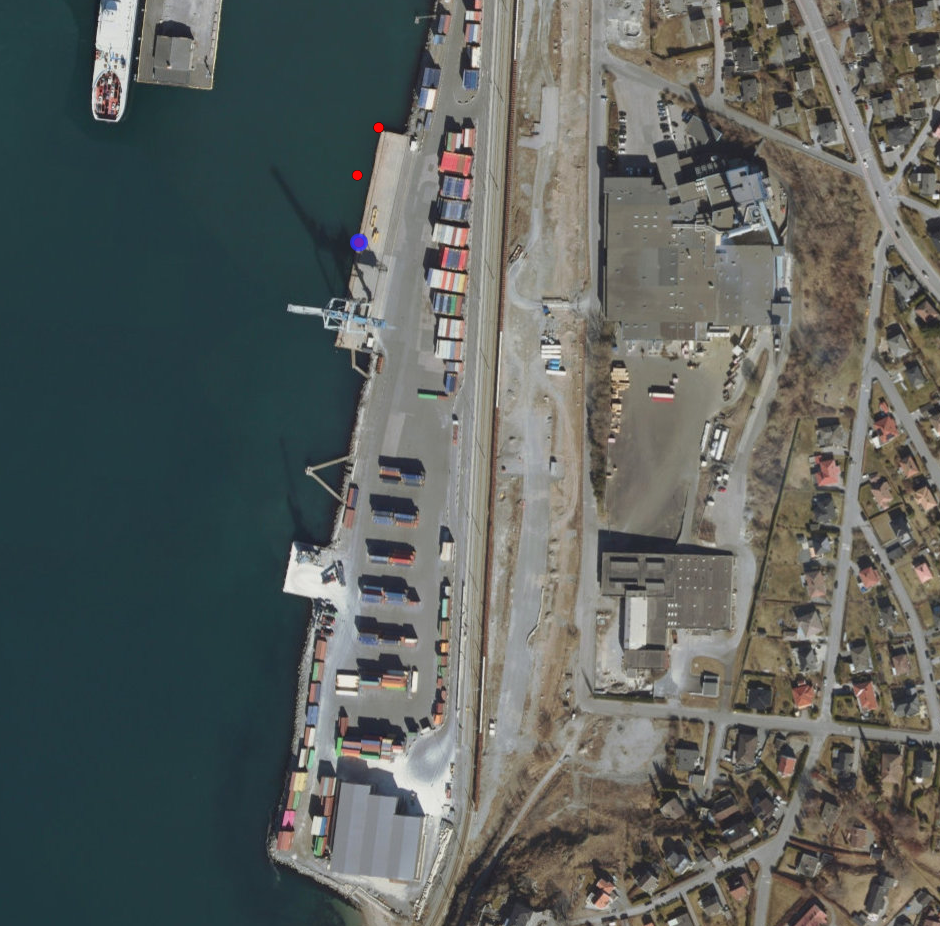
#> input picture data/port_close_image.PNG, 940 x 926 px, found by its file name
$ python edge_violation.py
#> lines starting #> are read from the running program, lines starting #| are printed output that depends on the picture; after the words box and inside, x2 and y2 are one past the last pixel; in counts of white or black regions, pixels touching at a corner belong together
import cv2
import numpy as np
import matplotlib.pyplot as plt

# Function to check if two line segments intersect
def do_intersect(p1, p2, q1, q2):
    """
    Check if the line segment (p1, p2) intersects with (q1, q2)
    """
    def orientation(p, q, r):
        val = (q[1] - p[1]) * (r[0] - q[0]) - (q[0] - p[0]) * (r[1] - q[1])
        if val == 0:
            return 0  # Collinear
        return 1 if val > 0 else 2  # Clockwise or Counterclockwise

    def on_segment(p, q, r):
        if min(p[0], r[0]) <= q[0] <= max(p[0], r[0]) and min(p[1], r[1]) <= q[1] <= max(p[1], r[1]):
            return True
        return False

    o1 = orientation(p1, p2, q1)
    o2 = orientation(p1, p2, q2)
    o3 = orientation(q1, q2, p1)
    o4 = orientation(q1, q2, p2)

    # General case
    if o1 != o2 and o3 != o4:
        return True

    # Special cases (collinear points)
    if o1 == 0 and on_segment(p1, q1, p2): return True
    if o2 == 0 and on_segment(p1, q2, p2): return True
    if o3 == 0 and on_segment(q1, p1, q2): return True
    if o4 == 0 and on_segment(q1, p2, q2): return True

    return False

# Function to check if a line between two points intersects any container
def is_feasible_arc(node1, node2, containers):
    """
    Check if the edge between node1 and node2 intersects any container.
    Containers are defined as rectangles with two diagonal corners.
    """
    for container in containers:
        (cx0, cy0), (cx1, cy1) = container  # Get the diagonal corners of the container

        # Define the edges of the container (rectangle)
        rectangle_edges = [
            ((cx0, cy0), (cx1, cy0)),  # Top edge
            ((cx0, cy1), (cx1, cy1)),  # Bottom edge
            ((cx0, cy0), (cx0, cy1)),  # Left edge
            ((cx1, cy0), (cx1, cy1))   # Right edge
        ]

        # Check if the edge between node1 and node2 intersects any rectangle edge
        for rect_edge in rectangle_edges:
            if do_intersect(node1, node2, rect_edge[0], rect_edge[1]):
                return False  # The edge intersects a container, so it's not feasible

    return True  # No intersections, the arc is feasible

# Load the image
image_path = './data/port_close_image.png'  # Replace with the correct path
img = cv2.imread(image_path)
#> img is the input picture: shape (926, 940, 3); mean B, G, R 93.5, 96.8, 92

# List of container corners (you can manually define or mark them using mouse events)
container_corners = [((447, 135), (467, 199)), ((468, 72), (477, 91)), ((470, 12), (479, 66)), ((426, 68), (435, 88)), ((420, 87), (432, 110)), ((440, 35), (451, 15)), ((432, 240), (467, 229)), ((437, 216), (470, 202)), ((447, 249), (464, 272)), ((431, 269), (461, 317)), ((438, 320), (456, 387)), ((381, 467), (422, 488)), ((375, 511), (411, 528)), ((370, 548), (410, 565))]

# List of node positions
nodes = [(362, 243), (410, 244), (443, 103), (476, 103), (456, 34), (397, 332), (373, 446), (367, 483),
         (363, 525), (356, 565), (351, 607), (339, 651), (328, 680), (329, 706), (322, 763), (373, 772),
         (300, 845), (422, 707), (427, 659), (427, 617), (429, 578), (429, 537), (429, 496), (441, 453)]

# Function to calculate the distance between two nodes
def calculate_distance(point1, point2):
    return np.sqrt((point1[0] - point2[0]) ** 2 + (point1[1] - point2[1]) ** 2)

# Find feasible arcs between adjacent nodes
feasible_arcs = []
for i, node1 in enumerate(nodes):
    for j, node2 in enumerate(nodes):
        if i != j:
            # Calculate the distance between the two nodes
            distance = calculate_distance(node1, node2)
            # Set a distance threshold for adjacent nodes (e.g., 300 pixels)
            if distance < 100:
                # Check if the arc is feasible (doesn't intersect any containers)
                if is_feasible_arc(node1, node2, container_corners):
                    feasible_arcs.append((node1, node2))  # Add the arc if it's feasible

# Now you have the feasible arcs (edges) for your graph
print(f"Feasible arcs: {feasible_arcs}")

# Optionally, draw the arcs on the image to visualize
for arc in feasible_arcs:
    cv2.line(img, arc[0], arc[1], (0, 255, 0), 2)
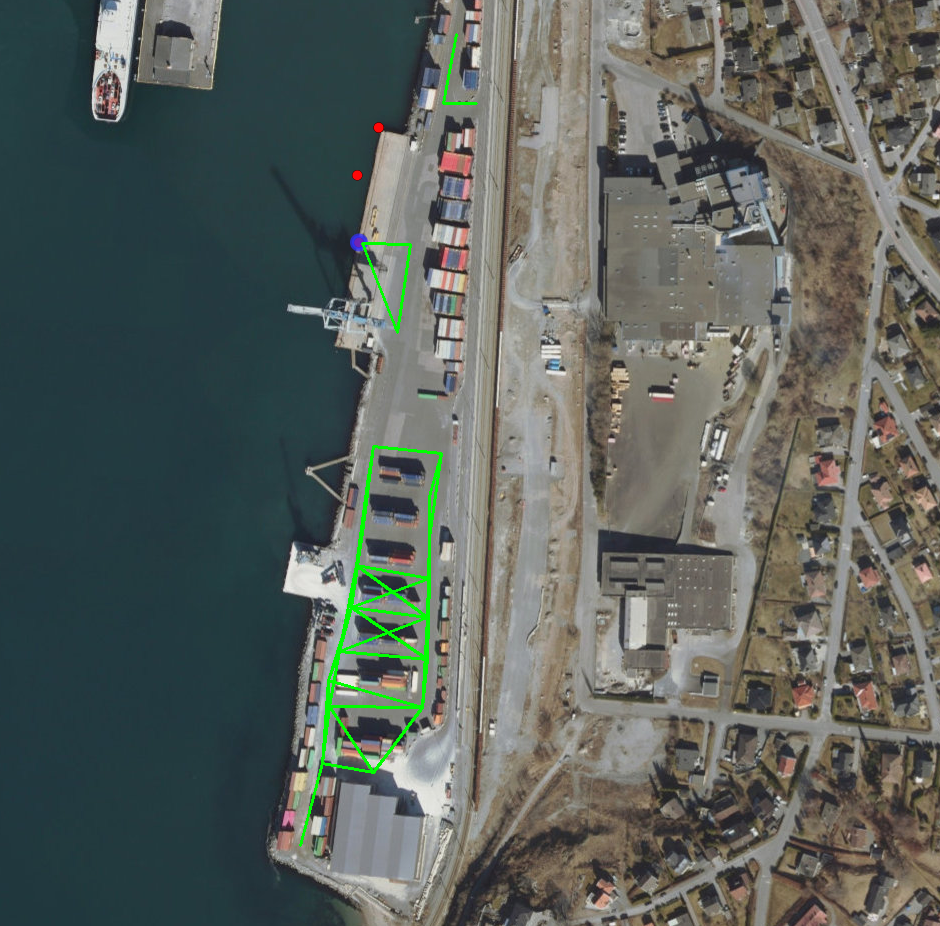
#> img: shape (926, 940, 3); 0.79% of pixels changed, all inside (x1, y1, x2, y2) = (299, 33, 478, 847)

# Show the image with feasible arcs
cv2.imshow("Feasible Arcs", img)
cv2.waitKey(0)
cv2.destroyAllWindows()

$ run again, with data/port_overview_image.PNG copied over data/port_close_image.PNG
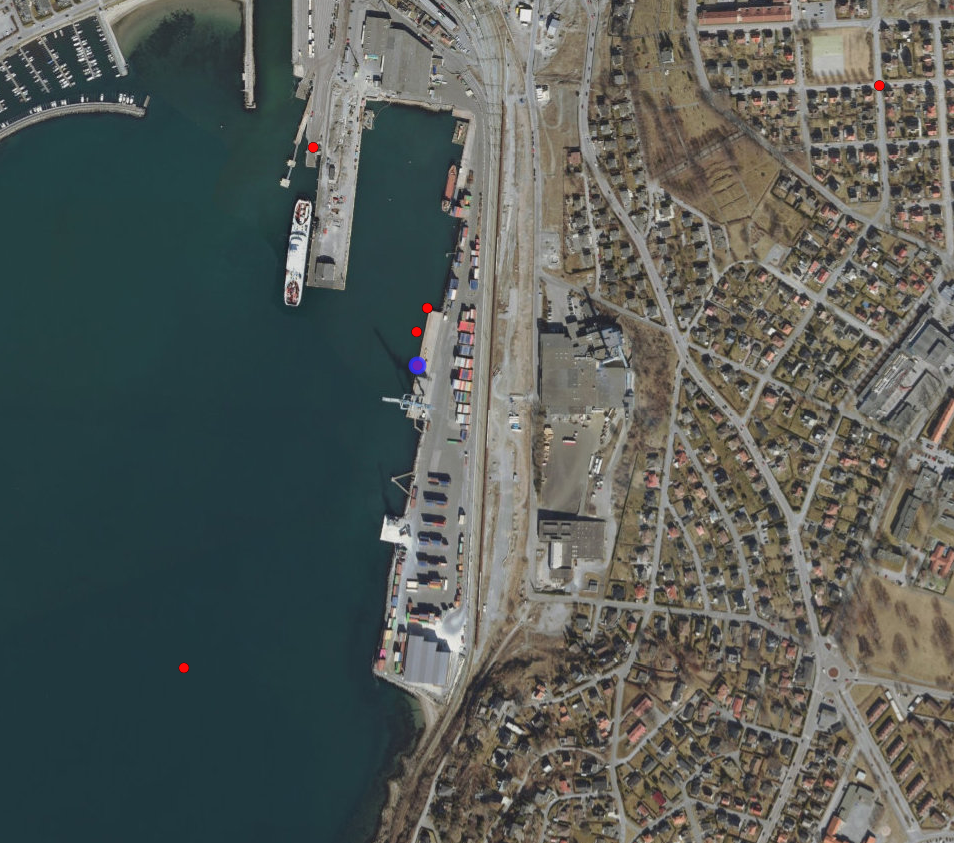
#> input picture data/port_overview_image.PNG, 954 x 843 px, found by its file name
#> img is the input picture: shape (843, 954, 3); mean B, G, R 87.2, 91.5, 86.1
#> after the loop `for arc in feasible_arcs:`:
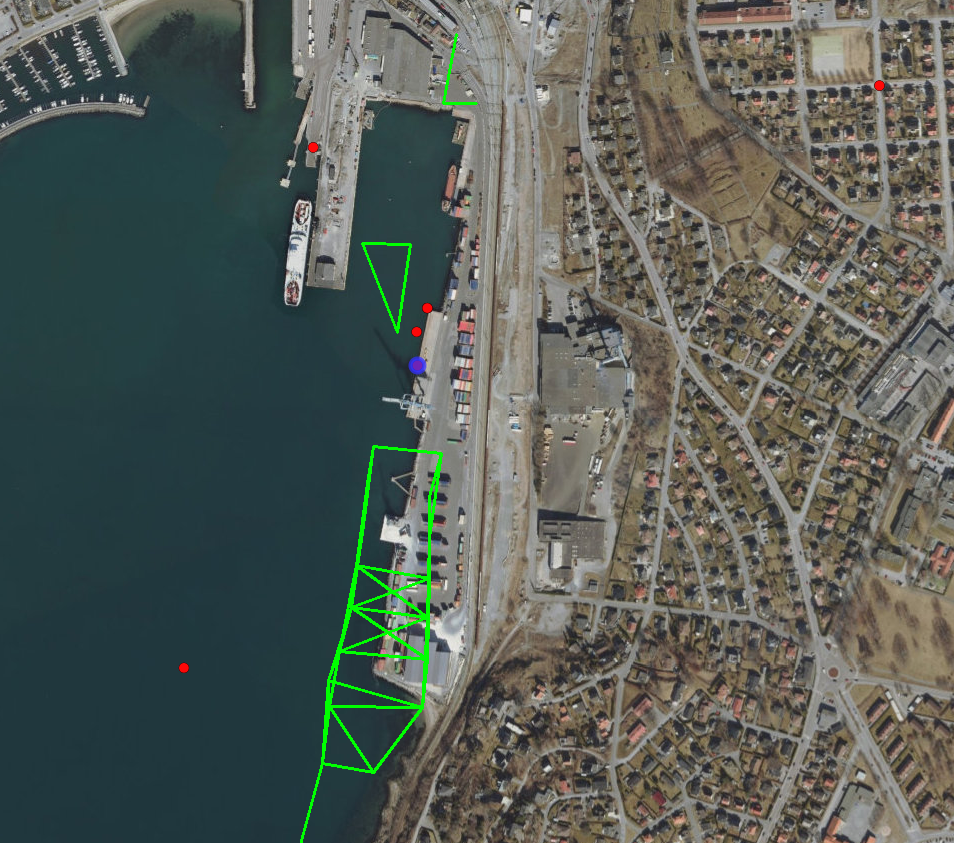
#> img: shape (843, 954, 3); 0.85% of pixels changed, all inside (x1, y1, x2, y2) = (300, 33, 478, 843)

$ run again, with data/port_overview_satelite.PNG copied over data/port_close_image.PNG
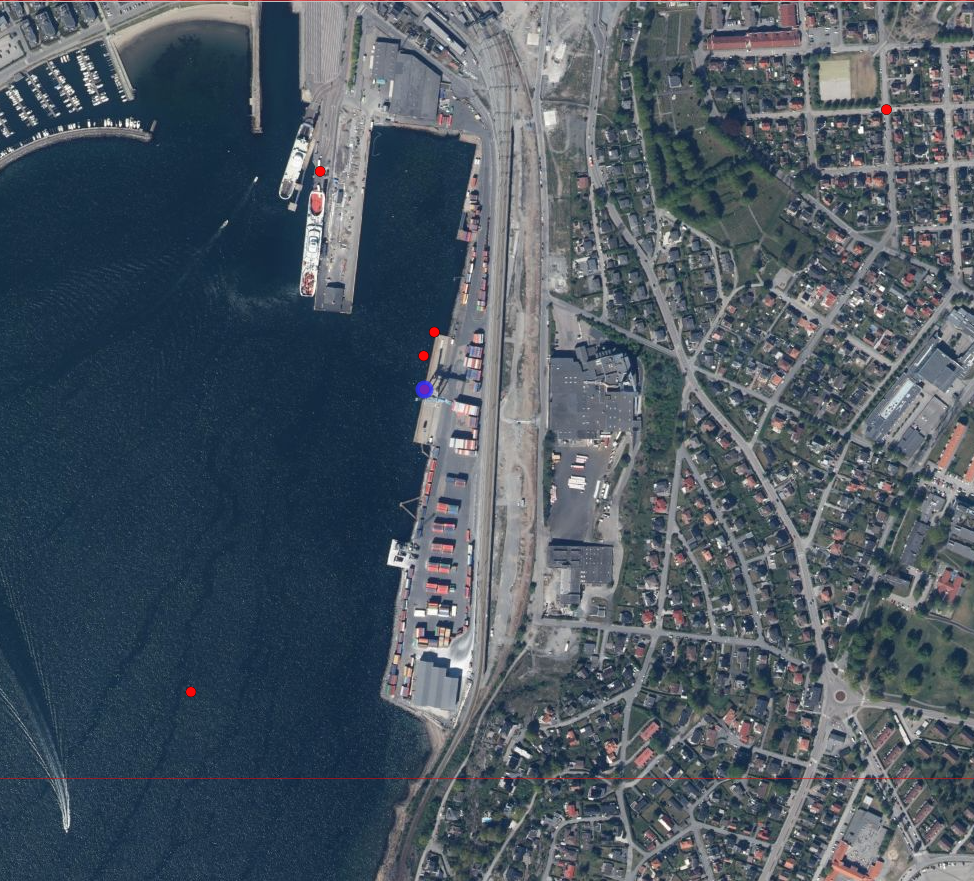
#> input picture data/port_overview_satelite.PNG, 974 x 881 px, found by its file name
#> img is the input picture: shape (881, 974, 3); mean B, G, R 97.8, 86.8, 75.5
#> after the loop `for arc in feasible_arcs:`:
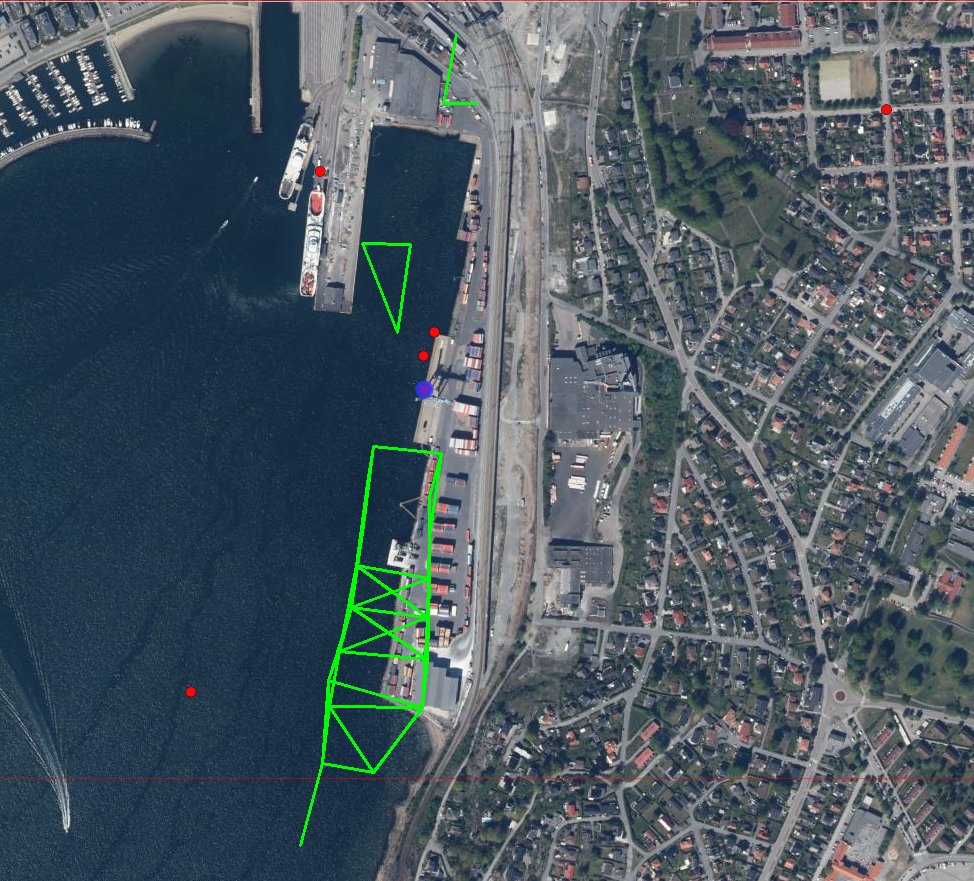
#> img: shape (881, 974, 3); 0.8% of pixels changed, all inside (x1, y1, x2, y2) = (299, 33, 478, 847)
